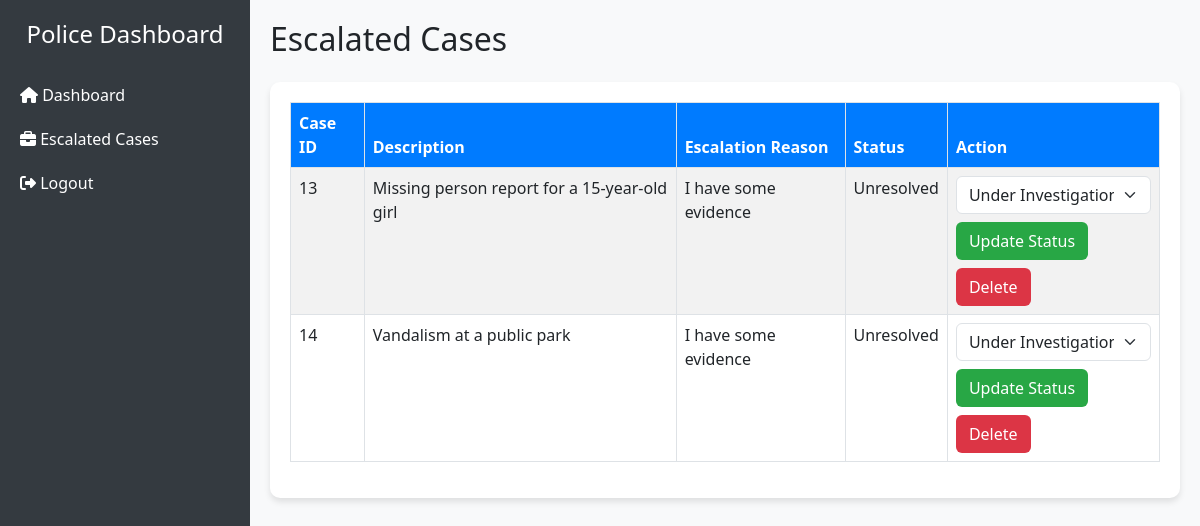
The app's page /Police_Officer_Unresolved.php with its own data.
### tables this page shows
CREATE TABLE `cases` (
  `id` int(11) NOT NULL,
  `citizen_id` int(11) NOT NULL,
  `description` text NOT NULL,
  `status` enum('Unresolved','Under Investigation','Resolved') DEFAULT 'Unresolved',
  `escalation_requested` tinyint(1) DEFAULT 0,
  `escalation_reason` text DEFAULT NULL,
  `created_at` timestamp NOT NULL DEFAULT current_timestamp(),
  `updated_at` timestamp NOT NULL DEFAULT current_timestamp() ON UPDATE current_timestamp()
);

### Police_Officer_Unresolved.php (the view, shortened to what this page needs)
<?php
include 'database.php';
$query = "SELECT * FROM cases WHERE escalation_requested = 1";
$result = $conn->query($query);
?>
<!DOCTYPE html>
<html lang="en">
<head>
    <link href="https://cdn.jsdelivr.net/npm/bootstrap@5.3.0-alpha1/dist/css/bootstrap.min.css" rel="stylesheet">
    <link rel="stylesheet" href="https://cdnjs.cloudflare.com/ajax/libs/font-awesome/6.4.2/css/all.min.css">
</head>
<body>
    <div class="sidebar">
        <div class="text-center text-white mb-4">
            <h4>Police Dashboard</h4>
        </div>
        <a href="police_officer_dashboard.php"><i class="fas fa-home"></i> Dashboard</a>
        <a href="Police_Officer_Unresolved.php"><i class="fas fa-briefcase"></i> Escalated Cases</a>
        <a href="Admin_Logout.php"><i class="fas fa-sign-out-alt"></i> Logout</a>
    </div>
    <div class="main-content">
        <h2 class="mb-4">Escalated Cases</h2>
        <div class="table-container">
            <table class="table table-striped table-bordered">
                <thead>
                    <tr>
                        <th>Case ID</th>
                        <th>Description</th>
                        <th>Escalation Reason</th>
                        <th>Status</th>
                        <th>Action</th>
                    </tr>
                </thead>
                <tbody>
                    <?php while ($row = $result->fetch_assoc()) { ?>
                        <tr>
                            <td><?= $row['id']; ?></td>
                            <td><?= $row['description']; ?></td>
                            <td><?= $row['escalation_reason']; ?></td>
                            <td><?= $row['status']; ?></td>
                            <td>
                                <form method="post" class="d-inline">
                                    <div class="form-group">
                                        <select name="status" class="form-select" required>
                                            <option value="Under Investigation">Under Investigation</option>
                                        </select>
                                    </div>
                                    <button type="submit" name="update_status" class="btn btn-update mt-2">Update Status</button>
                                </form>
                                <form method="post" class="d-inline">
                                    <button type="submit" name="delete_case" class="btn btn-delete mt-2" onclick="return confirm('Are you sure you want to delete this case?');">Delete</button>
                                </form>
                            </td>
                        </tr>
                    <?php } ?>
                </tbody>
            </table>
        </div>
    </div>
</body>
</html>

### Police_Officer_Unresolved.php (style rules this page uses)
body { background-color: #f8f9fa; }
.sidebar { height: 100vh; width: 250px; position: fixed; background-color: #343a40; padding-top: 20px; }
.sidebar a { color: #ffffff; padding: 10px 20px; text-decoration: none; display: block; font-size: 16px; }
.main-content { margin-left: 250px; padding: 20px; }
.table-container { background: white; border-radius: 10px; padding: 20px; box-shadow: 0 4px 6px rgba(0, 0, 0, 0.1); }
.table th { background-color: #007bff; color: white; }
.btn-update { background-color: #28a745; color: white; }
.btn-delete { background-color: #dc3545; color: white; }

### records on screen
cases: id "13", description "Missing person report for a 15-year-old girl", escalation_reason "I have some evidence", status "Unresolved"
cases: id "14", description "Vandalism at a public park", escalation_reason "I have some evidence", status "Unresolved"
